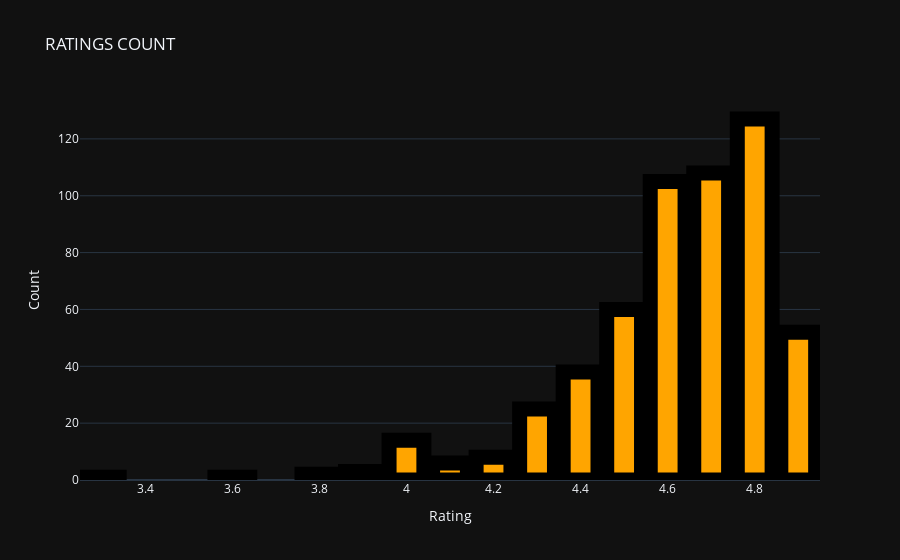
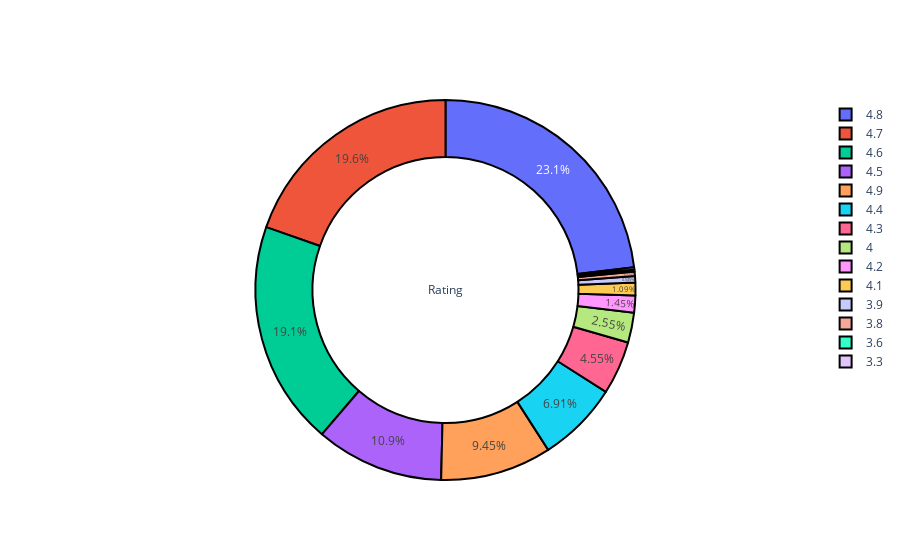

Source (notebook cell) for these figures, in order:
### Markdown cell above
#### CONTAGEM DE PONTUAÇÕES DOS MAIS VENDIDOS

### Code cell
temp_df = dados['User Rating'].value_counts().reset_index()

trace1 = go.Bar(
                x = temp_df['index'],
                y = temp_df['User Rating'],
                marker = dict(color = 'rgb(255,165,0)',
                                line=dict(color='rgb(0,0,0)',width=15)))
                               
layout = go.Layout(template= "plotly_dark",title = 'RATINGS COUNT' , 
xaxis = dict(title = 'Rating'), yaxis = dict(title = 'Count'))
fig = go.Figure(data = [trace1], layout = layout)
fig.show()

def pie_plot(cnt_srs, title):
    labels=cnt_srs.index
    values=cnt_srs.values
    trace = go.Pie(labels=labels,
                    values=values,
                    title=title,
                    hoverinfo='percent+value',
                    textinfo='percent',
                    textposition='inside',
                    hole=0.7,
                    showlegend=True,
                    marker=dict(colors=plt.cm.viridis_r(np.linspace(0,1,14)),
                                line=dict(color='#000000', width=2),
                                )
                    )
    
    return trace
bold("**A MAIORIA DAS OBRAS RECEBEU PONTUAÇOES QUE VÃO DE 4.6 A 4.8**")
py.iplot([pie_plot(dados['User Rating'].value_counts(), 'Rating')])

### Figure 1 — Plotly figure (JSON) as saved in the notebook; plotly's stock layout.template omitted (floating-point values rounded to 4 significant figures)
{"data": [{"marker": {"color": "rgb(255,165,0)", "line": {"color": "rgb(0,0,0)", "width": 15}}, "type": "bar", "x": [4.8, 4.7, 4.6, 4.5, 4.9, 4.4, 4.3, 4, 4.2, 4.1, 3.9, 3.8, 3.6, 3.3], "y": [127, 108, 105, 60, 52, 38, 25, 14, 8, 6, 3, 2, 1, 1]}], "layout": {"title": {"text": "RATINGS COUNT"}, "xaxis": {"title": {"text": "Rating"}}, "yaxis": {"title": {"text": "Count"}}}}

### Figure 2 — Plotly figure (JSON) as saved in the notebook; plotly's stock layout.template omitted (floating-point values rounded to 4 significant figures)
{"data": [{"hole": 0.7, "hoverinfo": "percent+value", "labels": [4.8, 4.7, 4.6, 4.5, 4.9, 4.4, 4.3, 4, 4.2, 4.1, 3.9, 3.8, 3.6, 3.3], "marker": {"colors": [[0.9932, 0.9062, 0.1439, 1], [0.8042, 0.882, 0.115, 1], [0.5958, 0.8487, 0.2433, 1], [0.404, 0.8003, 0.3626, 1], [0.2529, 0.7422, 0.4483, 1], [0.1466, 0.6731, 0.5089, 1], [0.1201, 0.6001, 0.5425, 1], [0.1405, 0.5301, 0.5557, 1], [0.1696, 0.4563, 0.558, 1], [0.2031, 0.3797, 0.5539, 1], [0.2393, 0.3009, 0.5408, 1], [0.2718, 0.2093, 0.5044, 1], [0.2831, 0.1106, 0.4316, 1], [0.267, 0.004874, 0.3294, 1]], "line": {"color": "#000000", "width": 2}}, "showlegend": true, "textinfo": "percent", "textposition": "inside", "title": {"text": "Rating"}, "type": "pie", "values": [127, 108, 105, 60, 52, 38, 25, 14, 8, 6, 3, 2, 1, 1]}], "layout": {}}
